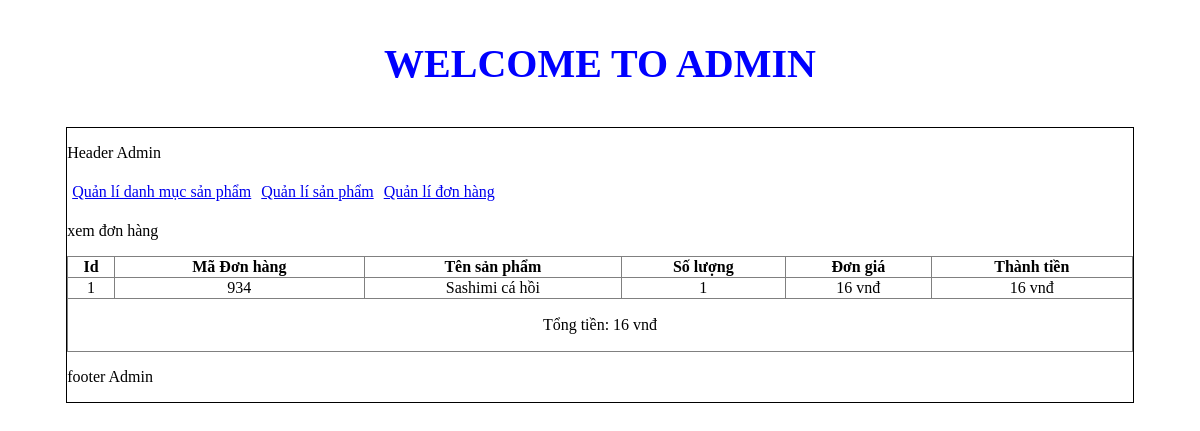
Screenshot of /admin/index.php?action=donhang&query=xemdonhang&code=934 with the database file from the repository.
### tables this page shows
CREATE TABLE `tbl_cart_details` (
  `id_cart_details` int(11) NOT NULL,
  `code_cart` varchar(10) NOT NULL,
  `id_sanpham` int(11) NOT NULL,
  `soluongmua` int(11) NOT NULL
);

CREATE TABLE `tbl_sanpham` (
  `id_sanpham` int(11) NOT NULL,
  `tensanpham` varchar(250) NOT NULL,
  `masp` varchar(100) NOT NULL,
  `giasp` varchar(50) NOT NULL,
  `soluong` int(11) NOT NULL,
  `hinhanh` varchar(50) NOT NULL,
  `tomtat` tinytext NOT NULL,
  `noidung` text NOT NULL,
  `tinhtrang` int(11) NOT NULL,
  `id_danhmuc` int(11) NOT NULL
);

### admin/modules/quanlidonhang/xemdonhang.php (the view)
<p>xem đơn hàng</p>
<?php
    $code = $_GET['code'];
    $sql_lietke_dh = "SELECT * FROM tbl_cart_details,tbl_sanpham WHERE tbl_cart_details.id_sanpham = tbl_sanpham.id_sanpham
    AND tbl_cart_details.code_cart = '".$code."' ORDER BY tbl_cart_details.id_cart_details DESC";
    $query_kietke_dh = mysqli_query($con, $sql_lietke_dh);
?>
<table border="1px" style="border-collapse: collapse; width:100%" >
    <tr>
        <th>Id</th>
        <th>Mã Đơn hàng</th>
        <th>Tên sản phẩm</th>
        <th>Số lượng</th>
        <th>Đơn giá</th>
        <th>Thành tiền</th>
    </tr>
    <?php
        $i = 0;
        $tongtien = 0;
        while($row = mysqli_fetch_array($query_kietke_dh)){
            $i++;
            $thanhtien = $row['soluongmua'] * $row['giasp'];
            $tongtien += $thanhtien ;
    ?>
    <tr align="center">
        <td><?php echo $i ?></td>
        <td><?php echo $row['code_cart'] ?></td>
        <td><?php echo $row['tensanpham'] ?></td>
        <td><?php echo $row['soluongmua'] ?></td>
        <td><?php echo number_format($row['giasp'],0,',','.').' vnđ' ?></td>
        <td><?php echo number_format($thanhtien,0,',','.').' vnđ'?></td>
    </tr>
    <?php
    }
    ?>
    <tr>
    <td colspan="6">
            <p  style="text-align: center;">Tổng tiền: <?php echo number_format($tongtien,0,',','.').' vnđ' ?></p>
        </td>
    </tr>
</table>

### rows the page displays
tbl_cart_details: code_cart "934", id_sanpham.tensanpham "Sashimi cá hồi", soluongmua "1", id_sanpham.giasp "16", soluongmua.giasp "16"

### other values shown
$tongtien "16"
